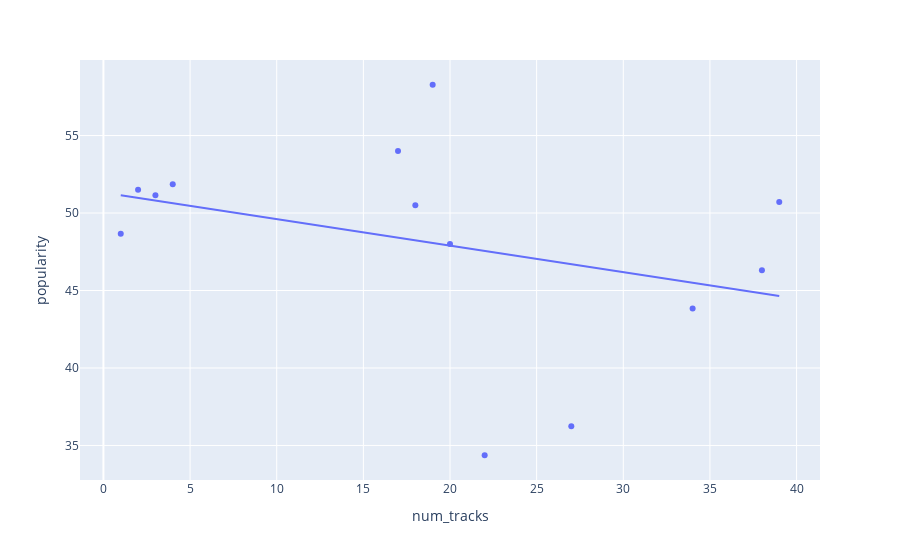

Here is the notebook cell this chart was saved with:
### Markdown cell above
It is interesting to see that some artists that I thought would be popular had less popularity such as Niki and Rich Brian.
Let's see if there is a relationship between artist total collaborations and their popularity rating.

### Code cell
fig = px.scatter(feat_88_df, x="num_tracks", y="popularity", trendline="ols")
fig.show()
px.get_trendline_results(fig).px_fit_results.iloc[0].summary()

### Figure 1 — Plotly figure (JSON) as saved in the notebook; plotly's stock layout.template omitted (floating-point values rounded to 4 significant figures)
{"data": [{"hovertemplate": "num_tracks=%{x}<br>popularity=%{y}<extra></extra>", "legendgroup": "", "marker": {"color": "#636efa", "symbol": "circle"}, "mode": "markers", "name": "", "orientation": "v", "showlegend": false, "type": "scatter", "x": [39, 38, 34, 27, 22, 20, 19, 18, 17, 4, 3, 2, 1], "xaxis": "x", "y": [50.72, 46.3, 43.84, 36.24, 34.37, 48, 58.28, 50.5, 54, 51.86, 51.15, 51.5, 48.67], "yaxis": "y"}, {"hovertemplate": "<b>OLS trendline</b><br>popularity = -0.171115 * num_tracks + 51.3209<br>R<sup>2</sup>=0.117672<br><br>num_tracks=%{x}<br>popularity=%{y} <b>(trend)</b><extra></extra>", "legendgroup": "", "marker": {"color": "#636efa", "symbol": "circle"}, "mode": "lines", "name": "", "showlegend": false, "type": "scatter", "x": [1, 2, 3, 4, 17, 18, 19, 20, 22, 27, 34, 38, 39], "xaxis": "x", "y": [51.15, 50.98, 50.81, 50.64, 48.41, 48.24, 48.07, 47.9, 47.56, 46.7, 45.5, 44.82, 44.65], "yaxis": "y"}], "layout": {"legend": {"tracegroupgap": 0}, "margin": {"t": 60}, "xaxis": {"anchor": "y", "domain": [0, 1], "title": {"text": "num_tracks"}}, "yaxis": {"anchor": "x", "domain": [0, 1], "title": {"text": "popularity"}}}}
